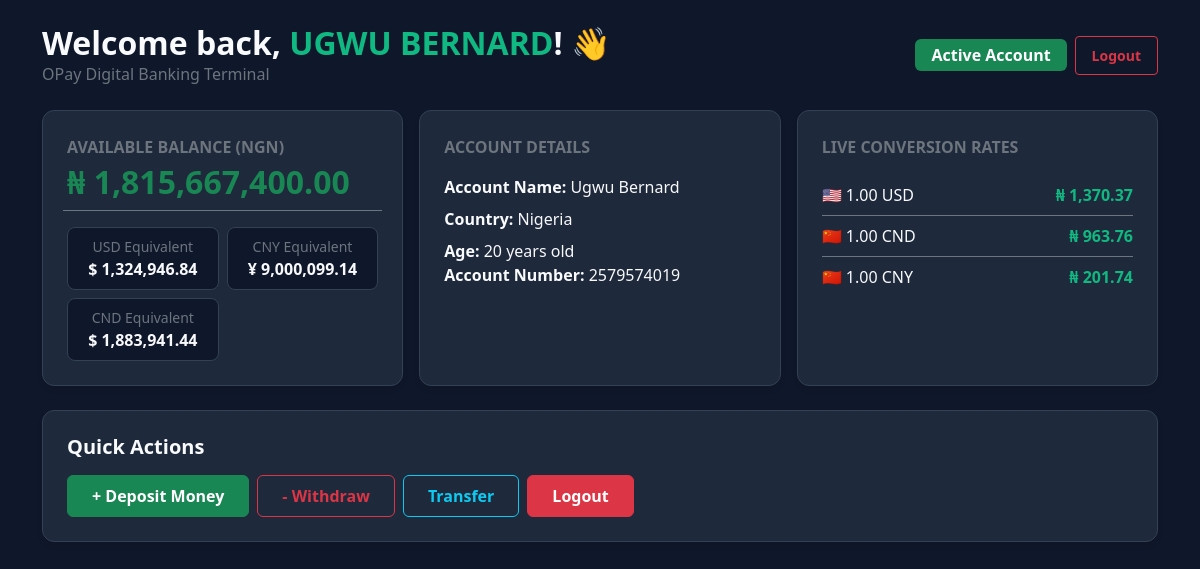
The page /dashboard (signed in) on the database its author committed.
### tables this page shows
CREATE TABLE Users(
        UserID INTEGER PRIMARY KEY,
        Username TEXT,
        Password TEXT
    , Balance REAL DEFAULT 20000, Dollar_Balance INTEGER);

CREATE TABLE User_Info(
            ID INTEGER PRIMARY KEY,
            Age INTEGER NOT NULL,
            Country TEXT NOT NULL,
            FOREIGN KEY (ID) REFERENCES Users(UserID)
        );

CREATE TABLE Account_Number(
      ID INTEGER PRIMARY KEY,
      UserID INTEGER NOT NULL,
      Number VARCHAR(10),
      Created_at TIMESTAMP,
      FOREIGN KEY (UserID) REFERENCES Users(UserID)
   );

### GUI/app.py (the view)
@app.route("/dashboard")
def dashboard():
    if 'username' not in session:
        return redirect(url_for('login'))
    username = session['username']
    conn = sql.connect('database.db')
    cur = conn.cursor()
    cur.execute("""
        SELECT Users.Username, User_Info.Age, User_Info.Country, Users.Balance, Account_Number.Number
        FROM Users
        LEFT JOIN User_Info ON User_Info.ID = Users.UserID
        LEFT JOIN Account_Number ON Account_Number.UserID = Users.UserID
        WHERE Users.Username = ?
    """, (username,))
    user_data = cur.fetchone()
    conn.close()
    if user_data:
        user_balance = user_data[3] if user_data[3] is not None else 0.0
        user_age = user_data[1] if user_data[1] else "N/A"
        user_country = user_data[2] if user_data[2] else "N/A"
        user_acc_no = user_data[4] if user_data[4] else "Not Assigned"
    else:
        flash('User account not found', 'danger')
        return redirect(url_for('login'))
    return render_template(
        'dashboard.html',
        balance=user_balance,
        username_1=username,
        age=user_age,
        country=user_country,
        usd_rate=USD_RATE,
        cny_rate=CNY_RATE,
        cnd_rate=CND_RATE,
        acc_no=user_acc_no
    )

### GUI/app.py (called while the page is built)
@app.context_processor
def inject_exchange_rates():
    return {
        'USD_RATE': round(USD_RATE, 2),
        'CNY_RATE': round(CNY_RATE, 2),
        'CND_RATE': round(CND_RATE, 2)
    }

### GUI/templates/dashboard.html (shortened to what this page needs)
<!DOCTYPE html>
<html lang="en">
<head>
    <link rel="stylesheet" href="{{ url_for('static', filename='bootstrap-5.3.8-dist/css/bootstrap.min.css') }}" />
</head>
<body class="py-4">
    <div class="container">
        <div class="d-flex justify-content-between align-items-center mb-4">
            <div>
                <h2 class="fw-bold mb-0">Welcome back, <span class="text-accent">{{ username_1.upper() }}</span>! 👋</h2>
                <p class="text-secondary mb-0">OPay Digital Banking Terminal</p>
            </div>
            <div class="d-flex align-items-center gap-2">
                <span class="badge bg-success fs-6 px-3 py-2">Active Account</span>
                <a href="{{ url_for('logout') }}" class="btn btn-outline-danger btn-sm px-3 py-2 fw-semibold">
                    Logout
                </a>
            </div>
        </div>
        <div class="row g-3 mb-4">
            <div class="col-md-6 col-lg-4">
                <div class="dashboard-card p-4 h-100 d-flex flex-column justify-content-between">
                    <div>
                        <p class="text-secondary mb-1 fw-bold text-uppercase fs-7">Available Balance (NGN)</p>
                        <h2 class="fs-2 fw-bold text-success mb-3 text-break">₦ {{ "{:,.2f}".format(balance) }}</h2>
                    </div>
                    <div class="row g-2 pt-2 border-top border-secondary">
                        <div class="col-6">
                            <div class="currency-pill text-center">
                                <span class="text-secondary small d-block">USD Equivalent</span>
                                <span class="text-break fw-bold text-light">$ {{ "{:,.2f}".format(balance / usd_rate) }}</span>
                            </div>
                        </div>
                        <div class="col-6">
                            <div class="currency-pill text-center">
                                <span class="text-secondary small d-block">CNY Equivalent</span>
                                <span class="text-break fw-bold text-light">¥ {{ "{:,.2f}".format(balance / cny_rate) }}</span>
                            </div>
                        </div>
                        <div class="col-6">
                            <div class="currency-pill text-center">
                                <span class="text-secondary small d-block">CND Equivalent</span>
                                <span class="text-break fw-bold text-light">$ {{ "{:,.2f}".format(balance / cnd_rate) }}</span>
                            </div>
                        </div>
                    </div>
                </div>
            </div>
            <div class="col-md-6 col-lg-4">
                <div class="dashboard-card p-4 h-100">
                    <p class="text-secondary mb-1 fw-bold text-uppercase fs-7">Account Details</p>
                    <div class="mt-3">
                        <p class="mb-2"><strong>Account Name:</strong> <span class="text-light">{{ username_1 }}</span></p>
                        <p class="mb-2"><strong>Country:</strong> <span class="text-light">{{ country }}</span></p>
                        <p class="mb-0"><strong>Age:</strong> <span class="text-light">{{ age }} years old</span></p>
                        <p class="mb-0"><strong>Account Number:</strong> <span class="text-light">{{ acc_no }}</span></p>
                    </div>
                </div>
            </div>
            <div class="col-md-12 col-lg-4">
                <div class="dashboard-card p-4 h-100">
                    <p class="text-secondary mb-1 fw-bold text-uppercase fs-7">Live Conversion Rates</p>
                    <ul class="list-unstyled mb-0 mt-3">
                        <li class="d-flex justify-content-between align-items-center py-2 border-bottom border-secondary">
                            <span>🇺🇸 1.00 USD</span>
                            <span class="fw-bold text-accent">₦ {{ "{:,.2f}".format(usd_rate) if usd_rate else "1,370.37" }}</span>
                        </li>
                        <li class="d-flex justify-content-between align-items-center py-2 pt-2 border-bottom border-secondary">
                            <span>🇨🇳 1.00 CND</span>
                            <span class="fw-bold text-accent">₦ {{ "{:,.2f}".format(cnd_rate) if cnd_rate else "963.76" }}</span>
                        </li>
                        <li class="d-flex justify-content-between align-items-center py-2 pt-2">
                            <span>🇨🇳 1.00 CNY</span>
                            <span class="fw-bold text-accent">₦ {{ "{:,.2f}".format(cny_rate) if cny_rate else "201.74" }}</span>
                        </li>
                    </ul>
                </div>
            </div>
        </div>
        <div class="dashboard-card p-4 mb-4">
            <h5 class="fw-bold mb-3">Quick Actions</h5>
            <div class="d-flex gap-2 flex-wrap">
                <a href="{{ url_for('deposit') }}" class="btn btn-success px-4 py-2 fw-semibold">
                    + Deposit Money
                </a>
                <a href="{{ url_for('withdraw') }}" class="btn btn-outline-danger px-4 py-2 fw-semibold">
                    - Withdraw
                </a>
                <a href="{{ url_for('transfer')}}" class="btn btn-outline-info px-4 py-2 fw-semibold">
                    Transfer
                </a>
                <a href="{{ url_for('logout') }}" class="btn btn-danger px-4 py-2 fw-semibold">
                    Logout
                </a>
            </div>
        </div>
    </div>
</body>
</html>

### GUI/templates/dashboard.html (style rules this page uses)
body { background-color: #0f172a; color: #f8fafc; min-height: 100vh; }
.dashboard-card { background: #1e293b; border: 1px solid #334155; border-radius: 12px; color: #f8fafc; box-shadow: 0 4px 6px -1px rgba(0, 0, 0, 0.1); }
.text-accent { color: #10b981; }
.currency-pill { background-color: #0f172a; border: 1px solid #334155; border-radius: 8px; padding: 8px 12px; }

### rows shown on the page
Users: upper "UGWU BERNARD", Balance "1,815,667,400.00", balance/usd_rate "1,324,946.84", balance/cny_rate "9,000,099.14", balance/cnd_rate "1,883,941.44", Username "Ugwu Bernard"
User_Info: Country "Nigeria"
Account_Number: Number "2579574019"

### other values the page prints
{{ age }} "20"
{{ "{:,.2f}".format(usd_rate) if usd_rate else "1,370.37" }} "1,370.37"
{{ "{:,.2f}".format(cnd_rate) if cnd_rate else "963.76" }} "963.76"
{{ "{:,.2f}".format(cny_rate) if cny_rate else "201.74" }} "201.74"
